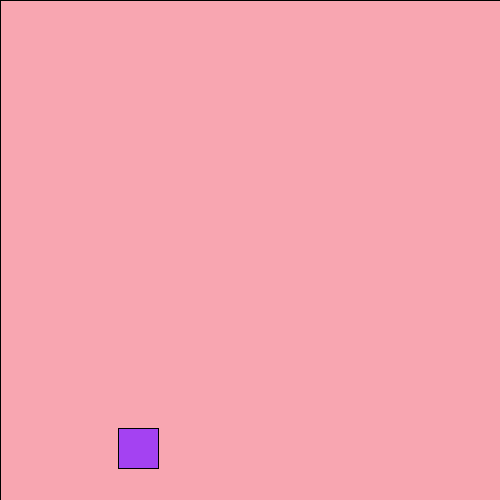
Frame 1 (no input)
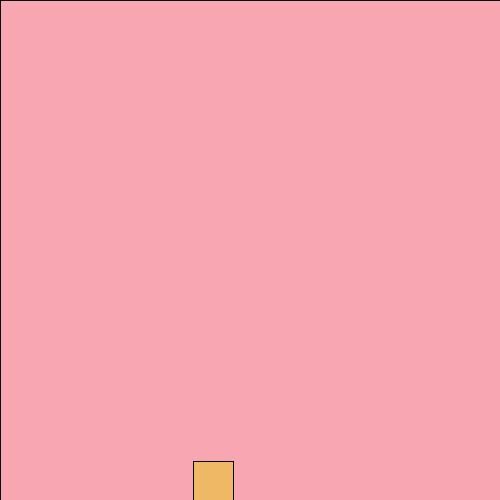
Frame 60 (the mouse pressed at the canvas centre just before this capture)
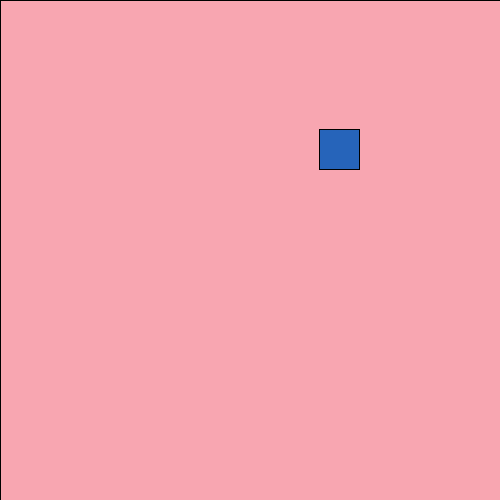
Frame 120 (the mouse held since frame 60 and released just before this capture)

The Processing sketch that drew these frames (run headless with seeded random() and noise(); from frame 60 on, the mouse is pressed at the canvas centre):

// Processing sketch: processing_164885
// ── processing_164885.pde

void setup()
  {
   
  size (500,500);

 
  smooth();
 
   
  ellipseMode(CENTER);
  }
 
 
void draw()
  {
   
   fill(248, 166, 177);
   rect(0,0,width,height);
  
  fill(random(0,255), random(0,255), random(0,255));
  rect(random(0,width), random(0,height), 40, 40);
  }
